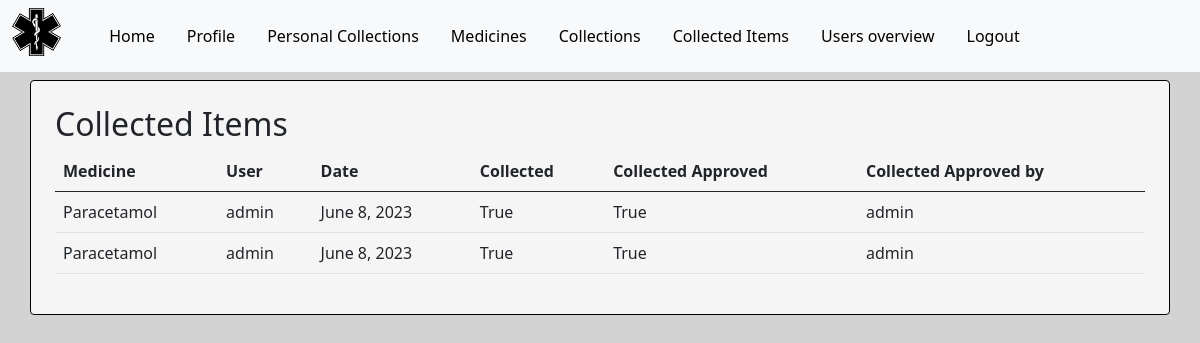
Screenshot of /collected-items/ (signed in) with the database file from the repository.
### base/models.py (models this page shows, shortened)
class Collection(models.Model):
    medicine = models.ForeignKey(
        Medicine, on_delete=models.CASCADE, null=False)
    user = models.ForeignKey(User, on_delete=models.CASCADE)
    date = models.DateField(blank=False,)
    collected = models.BooleanField(default=False)
    collected_approved = models.BooleanField(default=False)
    collected_approved_by = models.ForeignKey(User, on_delete=models.CASCADE,
                                    related_name='approved_by', null=True, blank=True)

class Medicine(models.Model):
    name = models.CharField(max_length=50)
    manufacture = models.CharField(max_length=50)
    cures = models.CharField(max_length=50)
    side_effects = models.CharField(max_length=50)

### base/views.py (the view)
# urls.py: path('collected-items/', views.collected_items, name='collected_items'),
@login_required
@staff_member_required
def collected_items(request):
    collected_items = Collection.objects.filter(collected=True)
    context = {
        'collected_items': collected_items
    }
    return render(request, 'base/collected_items.html', context)

### base/templates/base/collected_items.html
{% extends 'base/base.html' %}
{% load static %}
{% block content %}
<div class="p-3">
    <h2>Collected Items</h2>
    <table class="table">
        <thead>
          <tr>
            <th scope="col">Medicine</th>
            <th scope="col">User</th>
            <th scope="col">Date</th>
            <th scope="col">Collected</th>
            <th scope="col">Collected Approved</th>
            <th scope="col">Collected Approved by</th>
          </tr>
        </thead>
        <tbody>
            {% for collection in collected_items %}
        <tr>
            <td>{{ collection.medicine.name }}</td>
            <td>{{ collection.user.username }}</td>
            <td>{{ collection.date }} </td>
            <td>{{ collection.collected }} </td>
            <td>{{ collection.collected_approved }}</td>
            <td>
                {% if not collection.collected_approved %}
                    <form method="post" action="{% url 'approve_collected_item' collection.id %}">
                        {% csrf_token %}
                        <button type="submit">Approve</button>
                    </form>
                {% else %}
                    {{ collection.collected_approved_by }} <br>
                {% endif %}
            </td>
          </tr>
        {% empty %}
            <tr>
                <td> There are no collected items</td>
            </tr>
        {% endfor %}
        </tbody>
    </table>
</div>
{% endblock %}

### base/static/base/css/styles.css (style rules this page uses)
body { background-color: #d3d3d3; }

### base/static/base/css/menu.css (style rules this page uses)
body { margin: 0; }

### rows the page displays
Collection: medicine.name "Paracetamol", user.username "admin", date "June 8, 2023", collected "True", collected_approved "True", collected_approved_by "admin"
Collection: medicine.name "Paracetamol", user.username "admin", date "June 8, 2023", collected "True", collected_approved "True", collected_approved_by "admin"
